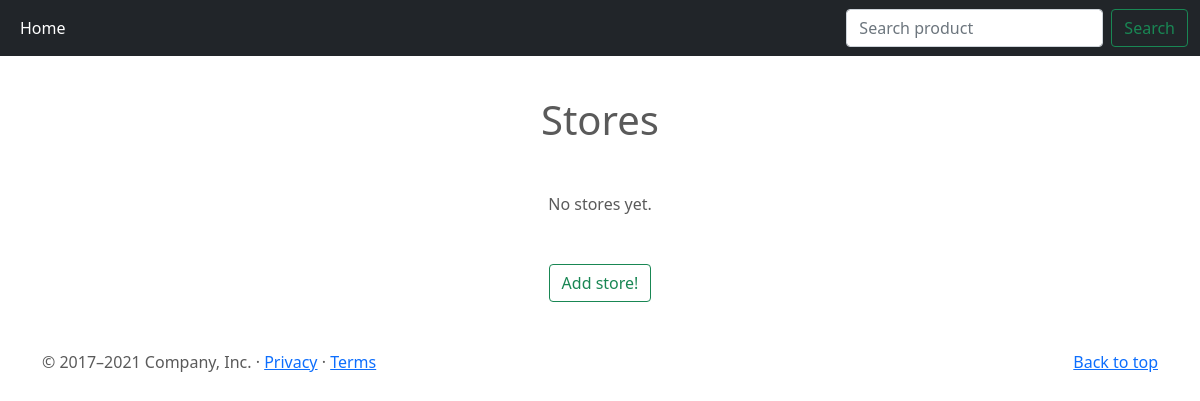
Page /stores on the earlier database version.
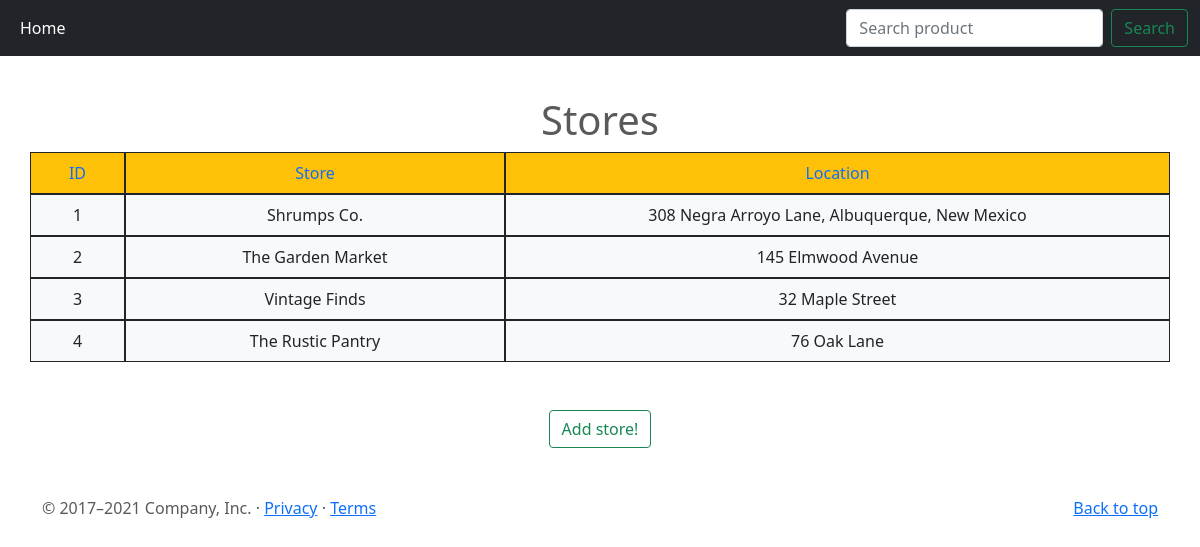
Same page on the later database version.
### vendor/models.py (models this page shows)
class Store(models.Model):
    name = models.CharField(max_length=255)
    location = models.CharField(max_length=255)

### vendor/views.py (the view)
# urls.py: path('stores', show_stores, name='stores'),
def show_stores(request):
    context = {
        "stores": Store.objects.all(),
    }
    return render(request, "vendor/stores.html", context)

### vendor/templates/vendor/stores.html (shortened to what this page needs)
{% extends "vendor/base.html" %}
{% load static %}
{% block bootstrap %}
    {{ block.super }}
{% endblock %}
{% block main %}
    <div class="container text-center">
        <h1 class="mt-5">Stores</h1>
        {% if stores %}
            <div class="row row-cols-3">
                <div class="col p-2 col-lg-1 border bg-warning border-dark text-primary">ID</div>
                <div class="col p-2 col-lg-4 border bg-warning border-dark text-primary">Store</div>
                <div class="col p-2 col-lg-7 border bg-warning border-dark text-primary">Location</div>
                {% for store in stores %}
                    <div class="col p-2 col-lg-1 border bg-light border-dark text-dark">{{store.id}}</div>
                    <div class="col p-2 col-lg-4 border bg-light border-dark text-dark">{{store.name}}</div>
                    <div class="col p-2 col-lg-7 border bg-light border-dark text-dark">{{store.location}}</div>
                {% endfor %}
            </div>
        {% else %}
        <p class="mt-5">No stores yet.</p>
        {% endif %}
        <div class="mt-5">
            <a href="{% url 'add_store' %}" class="" ><button type="button" class="btn btn-outline-success">Add store!</button></a>
        </div>
    </div>
{% endblock %}

Differences in the rows shown:
added Store: id "1", name "Shrumps Co.", location "308 Negra Arroyo Lane, Albuquerque, New Mexico"
added Store: id "2", name "The Garden Market", location "145 Elmwood Avenue"
added Store: id "3", name "Vintage Finds", location "32 Maple Street"
added Store: id "4", name "The Rustic Pantry", location "76 Oak Lane"
Other differences:
text no longer shown: "No stores yet."
text now shown: "ID Store Location"
